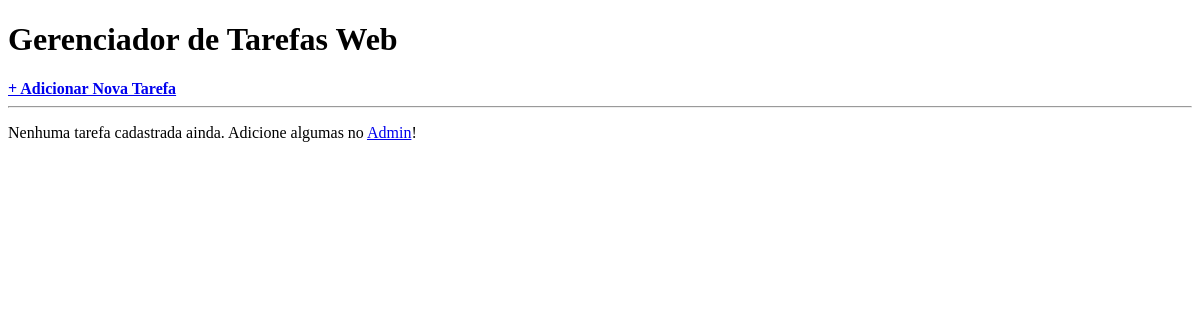
The page /tarefas/ on the database as committed earlier.
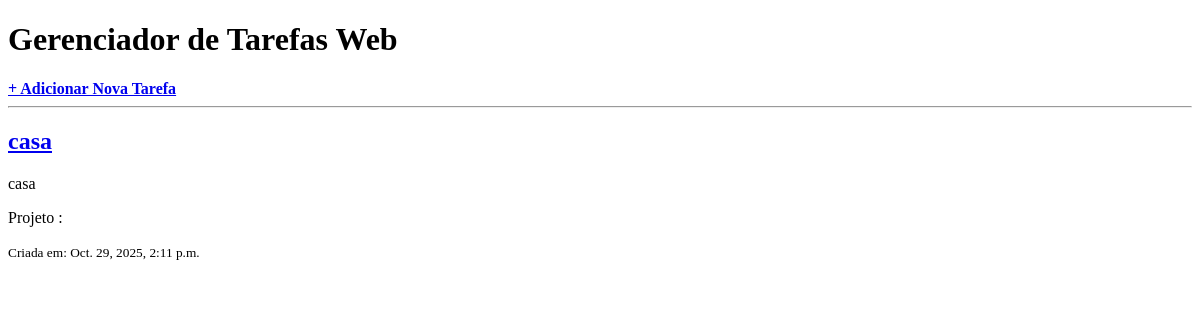
The same page on the database as committed later.
### tarefas/models.py (models this page shows, shortened)
class Tarefa (models.Model):
    titulo = models.CharField(max_length = 200)
    descricao = models.TextField(blank = True, null = True)
    data_criacao = models.DateTimeField(auto_now_add = True)
    concluida = models.BooleanField(default= False)
    projeto = models.ForeignKey(Projeto, on_delete=models.CASCADE , null= True , blank= True)

### tarefas/views.py (the view)
# urls.py: path('', views.listar_tarefas, name ='listar_tarefas') # seria /tarefas/
def listar_tarefas(request):
    tarefas_salvas = Tarefa.objects.all()
    contexto = {
        'minhas_tarefas': tarefas_salvas
    }
    return render(request, 'tarefas/lista.html', contexto)

### tarefas/templates/tarefas/lista.html (shortened to what this page needs)
<!DOCTYPE html>
<html lang="pt-br">
<head>
    {% load static %}
    <link rel="stylesheet" href="{% static 'lista/lista.css' %}">
</head>
<body>
    <h1>Gerenciador de Tarefas Web</h1>
    <a href="{% url 'adicionar_tarefa' %}"><strong>+ Adicionar Nova Tarefa</strong></a>
    <hr>
    {% for tarefa in minhas_tarefas %}
        <div class="tarefa {% if tarefa.concluida %}concluida{% endif %}">
            <h2><a href="{% url 'detalhe_tarefa' tarefa.id %}">{{ tarefa.titulo }}</a></h2>
            <p>{{ tarefa.descricao }}</p>
            <p>Projeto :{{tarefa.projeto.nome}}</p>
            <small>Criada em: {{ tarefa.data_criacao }}</small>
        </div>
    {% empty %}
        <p>Nenhuma tarefa cadastrada ainda. Adicione algumas no <a href="/admin/">Admin</a>!</p>
    {% endfor %}
</body>
</html>

Rows that differ between the two databases and show on the page:
added Tarefa: titulo "casa", descricao "casa", data_criacao "Oct. 29, 2025, 2:11 p.m."
Other text that changed with them:
text no longer shown: "Nenhuma tarefa cadastrada ainda. Adicione algumas no Admin !"
